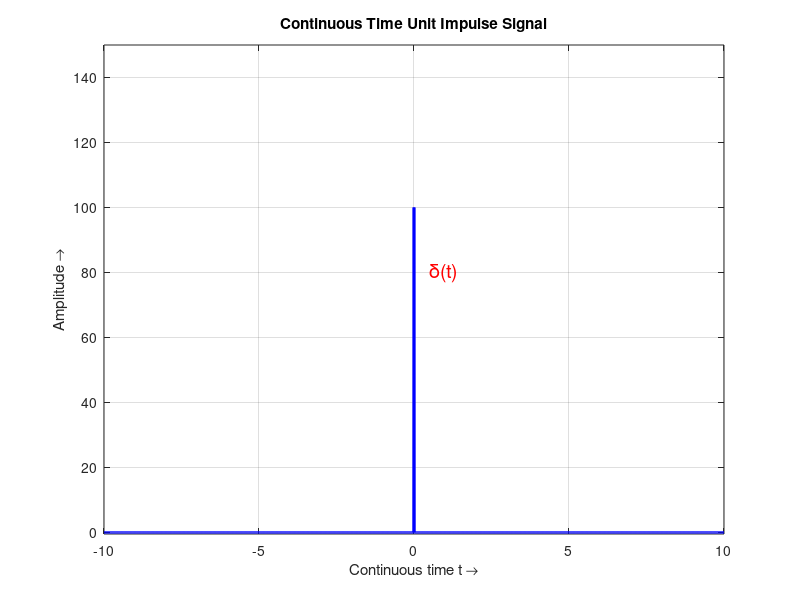
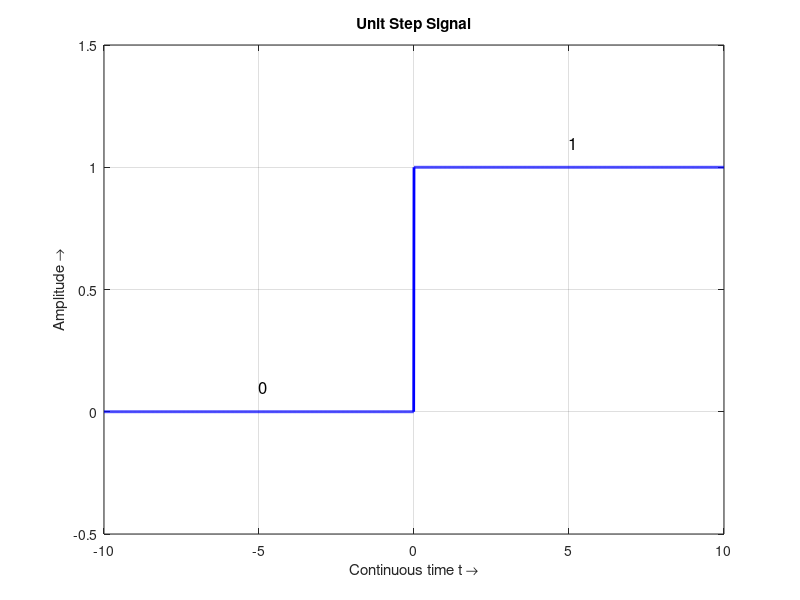
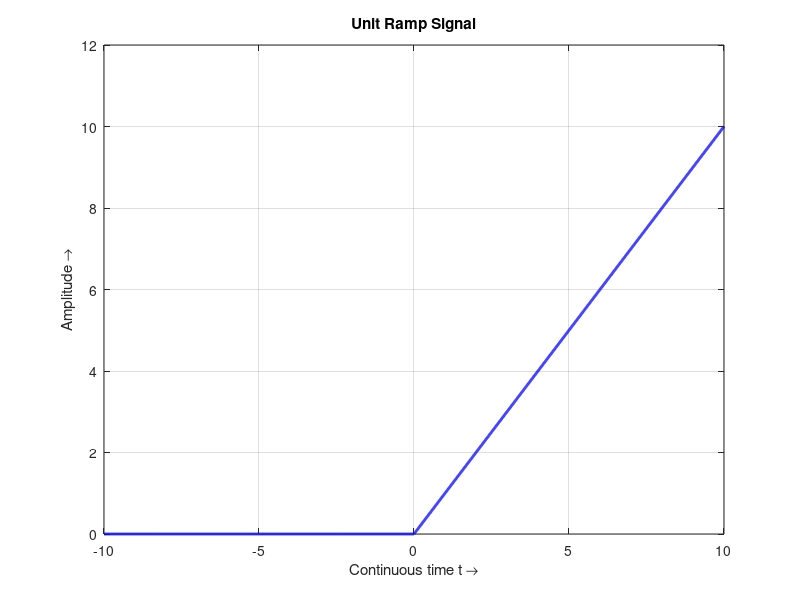
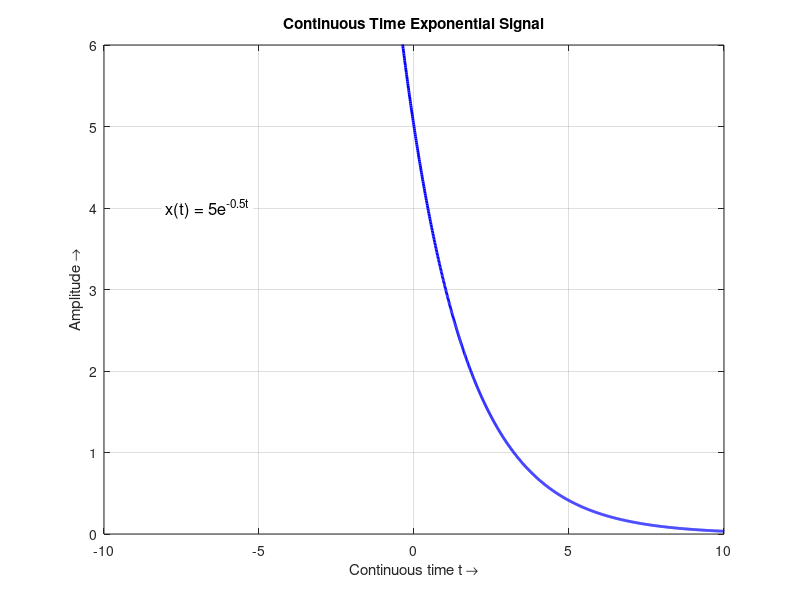

MATLAB code to generate these figures, in order: (Note: this script raises an error after producing the figures.)
%% Signal Generation and Plotting in MATLAB
% Author: Student
% Date: September 2025
% Description: This script generates and plots six fundamental signals
% used in signal processing and IoT applications

clear all; close all; clc;

%% Time vector definition
% Define continuous time vector from -10 to 10 with small step size
t = -10:0.01:10;  % High resolution for smooth continuous-time approximation
dt = 0.01;        % Time step

%% 1. Unit Impulse Signal (Dirac Delta approximation)
% Since true impulse cannot be represented digitally, we approximate it
% with a very narrow pulse at t=0
impulse = zeros(size(t));
[~, zero_index] = min(abs(t));  % Find index closest to t=0
impulse(zero_index) = 1/dt;     % Scale by 1/dt to approximate unit area

figure(1);
plot(t, impulse, 'b-', 'LineWidth', 2);
grid on;
title('Continuous Time Unit Impulse Signal');
xlabel('Continuous time t →');
ylabel('Amplitude →');
xlim([-10 10]);
ylim([-0.5 1.5/dt]);
% Add annotation for impulse
text(0.5, 0.8/dt, 'δ(t)', 'FontSize', 14, 'Color', 'red');

%% 2. Unit Step Signal
% u(t) = 0 for t < 0, u(t) = 1 for t >= 0
step = zeros(size(t));
step(t >= 0) = 1;

figure(2);
plot(t, step, 'b-', 'LineWidth', 2);
grid on;
title('Unit Step Signal');
xlabel('Continuous time t →');
ylabel('Amplitude →');
xlim([-10 10]);
ylim([-0.5 1.5]);
% Add text annotations
text(-5, 0.1, '0', 'FontSize', 12);
text(5, 1.1, '1', 'FontSize', 12);

%% 3. Unit Ramp Signal
% r(t) = 0 for t < 0, r(t) = t for t >= 0
ramp = zeros(size(t));
ramp(t >= 0) = t(t >= 0);

figure(3);
plot(t, ramp, 'b-', 'LineWidth', 2);
grid on;
title('Unit Ramp Signal');
xlabel('Continuous time t →');
ylabel('Amplitude →');
xlim([-10 10]);
ylim([0 12]);

%% 4. Exponential Signal
% x(t) = A * e^(-at) where A = 5, a = 0.5 (decaying exponential)
A = 5;          % Amplitude
a = 0.5;        % Decay constant
exponential = A * exp(-a * t);

figure(4);
plot(t, exponential, 'b-', 'LineWidth', 2);
grid on;
title('Continuous Time Exponential Signal');
xlabel('Continuous time t →');
ylabel('Amplitude →');
xlim([-10 10]);
ylim([0 6]);
% Add equation as text
text(-8, 4, 'x(t) = 5e^{-0.5t}', 'FontSize', 12, 'BackgroundColor', 'white');

%% 5. Signum Signal
% sgn(t) = -1 for t < 0, sgn(t) = 0 for t = 0, sgn(t) = 1 for t > 0
signum = sign(t);

figure(5);
plot(t, signum, 'b-', 'LineWidth', 2);
grid on;
title('Continuous Time Signum Function');
xlabel('Continuous time t →');
ylabel('Amplitude →');
xlim([-10 10]);
ylim([-1.5 1.5]);
% Add horizontal lines for clarity
hold on;
plot([-10 0], [-1 -1], 'b-', 'LineWidth', 2);
plot([0 10], [1 1], 'b-', 'LineWidth', 2);
plot([0 0], [-1 1], 'b-', 'LineWidth', 2);
hold off;

%% 6. Sinc Signal
% sinc(t) = sin(πt)/(πt), with sinc(0) = 1 by L'Hôpital's rule
sinc_signal = sinc(t);  % MATLAB's built-in sinc function

figure(6);
plot(t, sinc_signal, 'b-', 'LineWidth', 2);
grid on;
title('Continuous Time Sinc Function');
xlabel('Continuous time t →');
ylabel('Amplitude →');
xlim([-10 10]);
ylim([-0.3 1.2]);
% Add equation as text
text(-8, 0.8, 'sinc(t) = sin(πt)/(πt)', 'FontSize', 12, 'BackgroundColor', 'white');

%% Create a combined subplot figure for easy comparison
figure(7);

% Subplot 1: Unit Impulse
subplot(3,2,1);
plot(t, impulse, 'b-', 'LineWidth', 1.5);
grid on;
title('Unit Impulse Signal');
xlabel('Time t');
ylabel('Amplitude');
xlim([-5 5]);

% Subplot 2: Unit Step
subplot(3,2,2);
plot(t, step, 'b-', 'LineWidth', 1.5);
grid on;
title('Unit Step Signal');
xlabel('Time t');
ylabel('Amplitude');
xlim([-5 5]);

% Subplot 3: Unit Ramp
subplot(3,2,3);
plot(t, ramp, 'b-', 'LineWidth', 1.5);
grid on;
title('Unit Ramp Signal');
xlabel('Time t');
ylabel('Amplitude');
xlim([-2 8]);

% Subplot 4: Exponential
subplot(3,2,4);
plot(t, exponential, 'b-', 'LineWidth', 1.5);
grid on;
title('Exponential Signal');
xlabel('Time t');
ylabel('Amplitude');
xlim([-2 8]);

% Subplot 5: Signum
subplot(3,2,5);
plot(t, signum, 'b-', 'LineWidth', 1.5);
grid on;
title('Signum Function');
xlabel('Time t');
ylabel('Amplitude');
xlim([-5 5]);

% Subplot 6: Sinc
subplot(3,2,6);
plot(t, sinc_signal, 'b-', 'LineWidth', 1.5);
grid on;
title('Sinc Function');
xlabel('Time t');
ylabel('Amplitude');
xlim([-8 8]);

% Adjust overall layout
sgtitle('Fundamental Signals in Continuous Time', 'FontSize', 16, 'FontWeight', 'bold');

%% Save figures (optional)
% Uncomment the following lines to save figures as PNG files
% saveas(figure(1), 'unit_impulse.png');
% saveas(figure(2), 'unit_step.png');
% saveas(figure(3), 'unit_ramp.png');
% saveas(figure(4), 'exponential.png');
% saveas(figure(5), 'signum.png');
% saveas(figure(6), 'sinc.png');
% saveas(figure(7), 'all_signals_combined.png');

%% Display signal properties
fprintf('\n=== Signal Properties ===\n');
fprintf('Time vector range: %.1f to %.1f seconds\n', min(t), max(t));
fprintf('Time step (dt): %.3f seconds\n', dt);
fprintf('Number of samples: %d\n', length(t));
fprintf('Impulse peak value: %.2f (approximated)\n', max(impulse));
fprintf('Step signal final value: %.1f\n', max(step));
fprintf('Ramp signal max value: %.1f\n', max(ramp));
fprintf('Exponential initial value: %.2f\n', exponential(zero_index));
fprintf('Sinc signal peak value: %.3f\n', max(sinc_signal));
fprintf('\nAll figures generated successfully!\n');